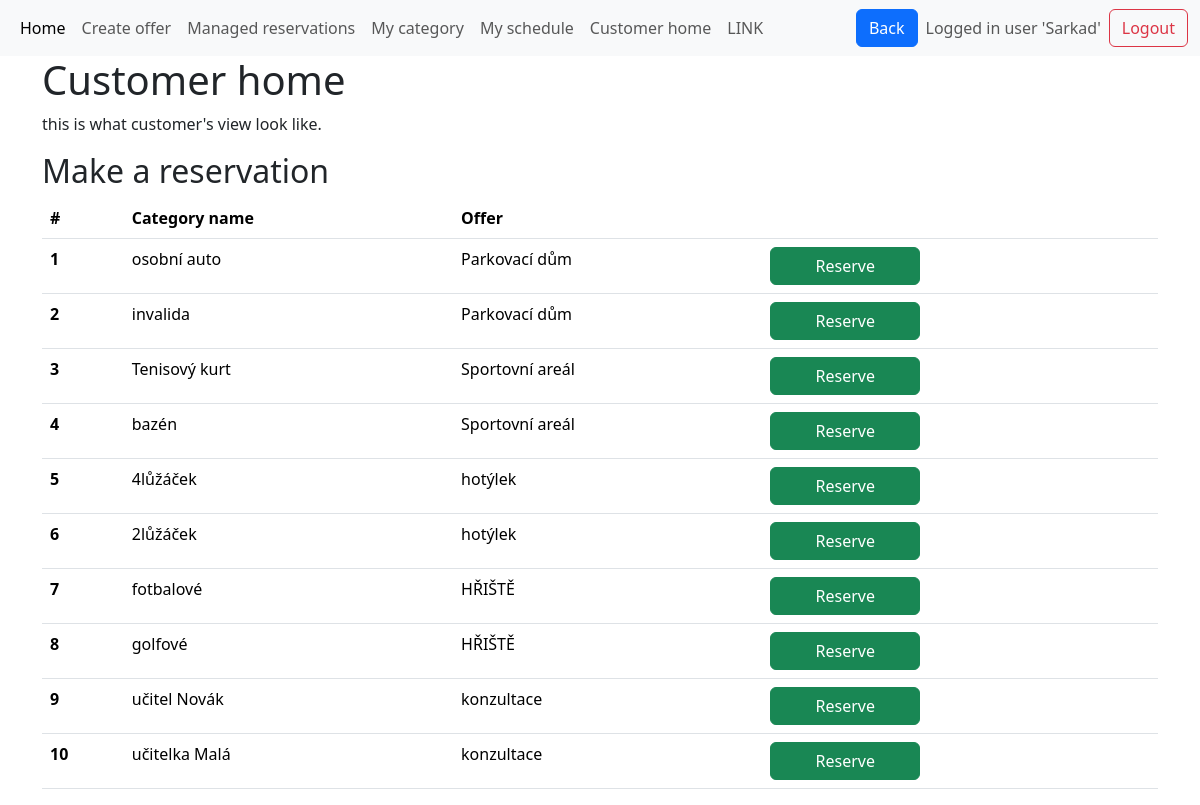
Page /customer_home/4 (signed in) on the committed database.
### base/models.py (models this page shows, shortened)
class Category(models.Model):
    category_name = models.CharField(max_length=50)
    category_description = models.CharField(max_length=1000, null=True, blank=True)
    category_capacity = models.IntegerField(default=1,help_text="How many reservations at one time are possible? e.g.seminar = 20 or parkplace = 1")
    max_simultaneous_reservations = models.IntegerField(default=1)
    additional_time = models.DurationField(null=True, blank=True,default=timedelta(0))
    count_of_units = models.IntegerField(default=1,help_text="How many units are there in this category? e.g. 5 parkplaces for disabled people")
    created_at = models.DateTimeField(default=timezone.now)
    unit_names = models.JSONField(default=list) # list of unit names
    opening_time = models.TimeField(default=datetime.time(0, 0))
    closing_time = models.TimeField(default=datetime.time(23, 59,59)) #TODO 24:00 and default values 9:23-9:23
    belongs_to_offer = models.ForeignKey(Offer, on_delete=models.CASCADE)
    category_pricing = models.ForeignKey(Pricing, on_delete=models.CASCADE, null=True)

class Offer(models.Model):
    offer_name = models.CharField(max_length=50)
    available_from = models.DateField(null=True, blank=True)
    available_to = models.DateField(null=True, blank=True)
    created_at = models.DateTimeField(default=timezone.now)
    manager_of_this_offer = models.ForeignKey(
        User, on_delete=models.CASCADE, null=True, blank=True
    )
    def __str__(self):
        return self.offer_name  # rewrites Offer object (x) to its name in admi panel
    class Meta:
        unique_together = (
            "offer_name",
            "manager_of_this_offer",
        )  # there cannot be two same named offers managed by the same user

### base/views.py (the view)
# urls.py: path('customer_home/<int:manager_id>', views.customer_home, name='customer_home'),
@login_required
def customer_home(request, manager_id=None):
    categories = Category.objects.filter(
        belongs_to_offer__manager_of_this_offer=request.user
    ).distinct()
    return render(request, "customer_home.html", {"categories": categories})

### templates/customer_home.html (shortened to what this page needs)
{% extends 'main.html' %}
{% load crispy_forms_tags %}
{% load static %}
{% block content %}
<div class="container-sm">
    <h1> Customer home </h1>
    <p>this is what customer's view look like.</p>
    <h2>Make a reservation</h2>
    {% if categories %}
    <table class="table table-hover">
        <thead>
            <tr>
                <th scope="col">#</th>
                <th scope="col">Category name</th>
                <th scope="col">Offer</th>
                <th scope="col"> </th>
            </tr>
        </thead>
        <tbody>
            {% for category in categories %}
            <tr class="clickable-row" style="cursor: pointer;" title="Click to edit category"
                onclick="location.href='{% url 'edit_category' category.belongs_to_offer.id category.id %}'">
                <th scope="row">{{ forloop.counter }}</th>
                <td>{{ category.category_name }} </td>
                <td>{{ category.belongs_to_offer }} </td>
                <td> <button class="btn btn-success btn-reservation-calendar" style="width: 150px;"
                        data-offer-id="{{ category.belongs_to_offer.id }}" data-category-id="{{ category.id }}">  Reserve  </button>
                </td>
            </tr>
            {% endfor %}
        </tbody>
    </table>
    {% else %}
    <p>You do not have any categories. Begin by creating categories for your offers to organize them better. </p>
        <p>Each category can represent a different type of service or reservation slot you offer.</p>
    <p>Categories can be created from the offer detail page once you have offers set up.</p>
    {% endif %}
</div>
{% endblock %}

### templates/navbar.html (shortened to what this page needs)
<nav class="navbar navbar-expand-lg bg-body-tertiary">
  <div class="container-fluid">
    <div class="collapse navbar-collapse" id="navbarSupportedContent">
      <ul class="navbar-nav me-auto mb-2 mb-lg-0">
        <li class="nav-item">
          <a class="nav-link active" aria-current="page" href="/manager_home">Home</a>
        </li>
        <li class="nav-item">
          <a class="nav-link" href="/create_offer">Create offer</a>
        </li>
        <li class="nav-item">
          <a class="nav-link" href="/managed_reservations">Managed reservations</a>
        </li>
        <li class="nav-item">
          <a class="nav-link" href="/my_schedule">My category</a>
        </li>
        <li class="nav-item">
          <a class="nav-link" href="/my_schedule">My schedule</a>
        </li>
        {% if request.user.is_authenticated %}
        <li class="nav-item">
          <a class="nav-link" href="{% url 'customer_home' manager_id=request.user.id %}">Customer home</a>
        </li>
        <li class="nav-item">
          <a class="nav-link" href="{% url 'manager_link' manager_id=request.user.id %}">LINK</a>
        </li>
        {% endif %}
      </ul>
      <button type="submit" class="btn btn-primary me-2" onclick="goBack()">Back</button>
       <div class="d-flex align-items-center">
        {% if request.user.is_authenticated %}
        <span class="navbar-text me-2"> Logged in user '{{ request.user.username | title }}'</span>
        <a class="btn btn-outline-danger" href="{% url 'logout' %}">Logout</a>
        {% else %}
        <a class="btn btn-outline-primary" href="{% url 'login' %}">Login</a>
        {% endif %}
      </div>
    </div>
    </div>
</nav>

### rows in the picture
Category: category_name "osobní auto", belongs_to_offer "Parkovací dům"
Category: category_name "invalida", belongs_to_offer "Parkovací dům"
Category: category_name "Tenisový kurt", belongs_to_offer "Sportovní areál"
Category: category_name "bazén", belongs_to_offer "Sportovní areál"
Category: category_name "4lůžáček", belongs_to_offer "hotýlek"
Category: category_name "2lůžáček", belongs_to_offer "hotýlek"
Category: category_name "fotbalové", belongs_to_offer "HŘIŠTĚ"
Category: category_name "golfové", belongs_to_offer "HŘIŠTĚ"
Category: category_name "učitel Novák", belongs_to_offer "konzultace"
Category: category_name "učitelka Malá", belongs_to_offer "konzultace"

### other values in the picture
{{ request.user.username | title }} "Sarkad"
